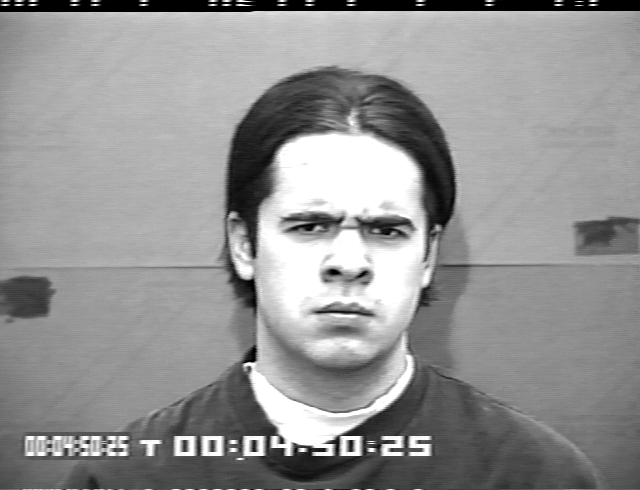
#> input picture 5.png, 640 x 490 px
$ python AI-Assessment.py
#> lines starting #> are read from the running program, lines starting #| are printed output that depends on the picture; after the words box and inside, x2 and y2 are one past the last pixel; in counts of white or black regions, pixels touching at a corner belong together
#Import relevent libraries
import numpy as np
import cv2 as cv

#Classifiers
face_cascade = cv.CascadeClassifier('haarcascade_frontalface_default.xml')
eye_cascade = cv.CascadeClassifier('haarcascade_eye.xml')

#Load Imported image
img = cv.imread('5.png')
#> img is the input picture: shape (490, 640, 3); min 0, max 255, mean 147.6

#Convert loaded image into Greyscale
gray = cv.cvtColor(img, cv.COLOR_BGR2GRAY)


faces = face_cascade.detectMultiScale(gray, 1.3, 5)
#> faces = [[222, 136, 242, 242]]

for (x,y,w,h) in faces:

    cv.rectangle(img,(x,y),(x+w,y+h),(255,0,0),2)

    #Detected face without identifiers
    roi_gray = gray[y:y+h, x:x+w]

    #Detected face with identifiers
    roi_color = img[y:y+h, x:x+w]

    eyes = eye_cascade.detectMultiScale(roi_gray)
    for (ex,ey,ew,eh) in eyes:
        cv.rectangle(roi_color,(ex,ey),(ex+ew,ey+eh),(0,255,0),2)
#> this loop made 1 pass
#> pass 1, `roi_gray = gray[y:y+h, x:x+w]`:
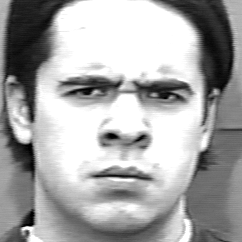
#> roi_gray: shape (242, 242); min 0, max 255, mean 166.3
#> pass 1, `roi_color = img[y:y+h, x:x+w]`:
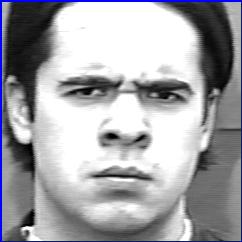
#> roi_color: shape (242, 242, 3); mean B, G, R 169.1, 162.8, 162.8
#> after the loop:
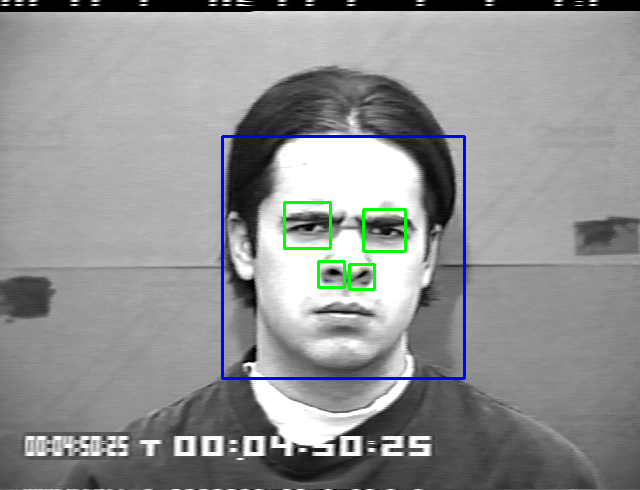
#> img: shape (490, 640, 3); 1.45% of pixels changed, all inside (x1, y1, x2, y2) = (221, 135, 466, 380)
#> after the loop:
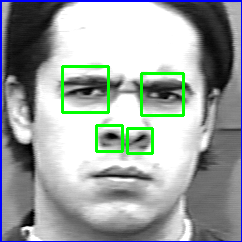
#> roi_color: shape (242, 242, 3); 2.82% of pixels changed, all inside (x1, y1, x2, y2) = (61, 65, 185, 155)


cv.imshow('NO',roi_gray)
cv.imshow('YES',roi_color)
cv.waitKey(0)
cv.destroyAllWindows()

$ run again, with 3.png copied over 5.png
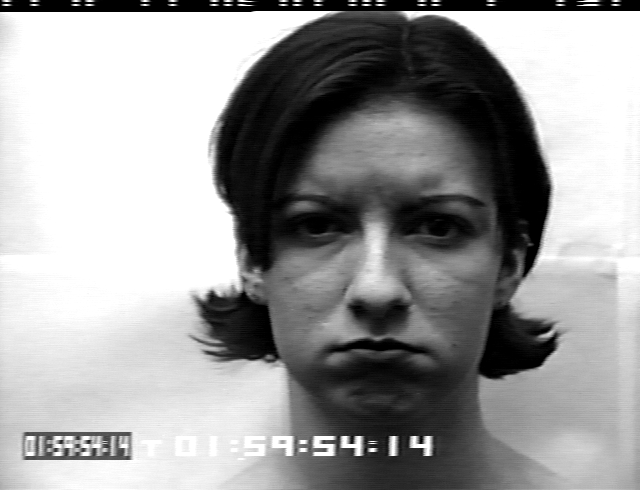
#> input picture 3.png, 640 x 490 px
#> img is the input picture: shape (490, 640, 3); min 0, max 255, mean 156
#> faces = [[216, 98, 329, 329]]
#> the loop `for (x,y,w,h) in faces: ` made 1 pass
#> (x, y, w, h, eyes) on pass 1: (216, 98, 329, 329, [[194, 94, 71, 71]])
#> after the loop `for (x,y,w,h) in faces:`:
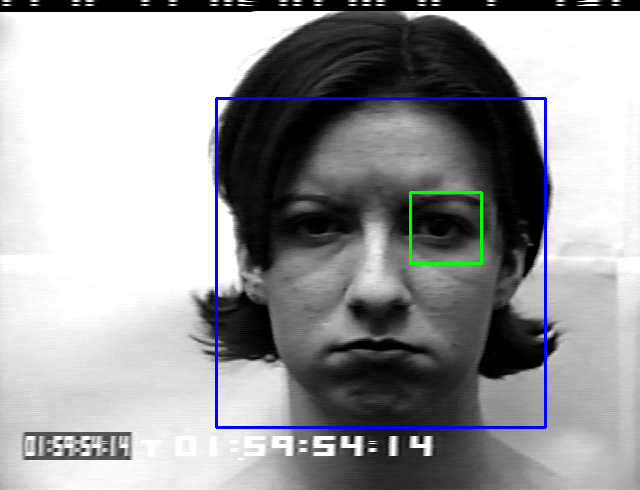
#> img: shape (490, 640, 3); 1.53% of pixels changed, all inside (x1, y1, x2, y2) = (215, 97, 547, 429)
#> after the loop `for (x,y,w,h) in faces:`:
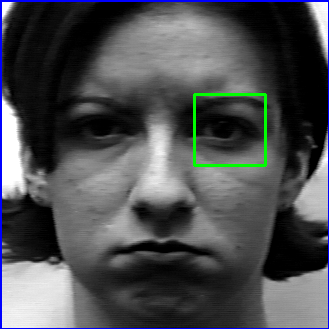
#> roi_color: shape (329, 329, 3); mean B, G, R 81.6, 79, 77

$ run again, with 6.jpg saved as 5.png
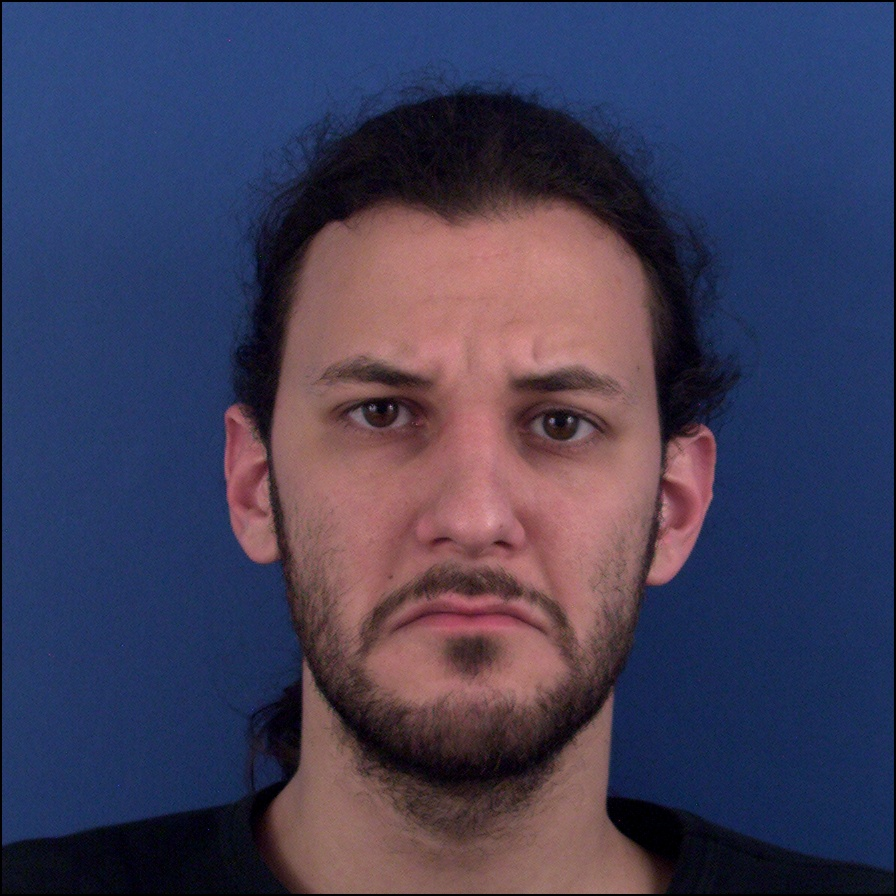
#> input picture 6.jpg, 896 x 896 px
#> img is the input picture: shape (896, 896, 3); mean B, G, R 88.5, 61.5, 64.3
#> `gray = cv.cvtColor(img, cv.COLOR_BGR2GRAY)`:
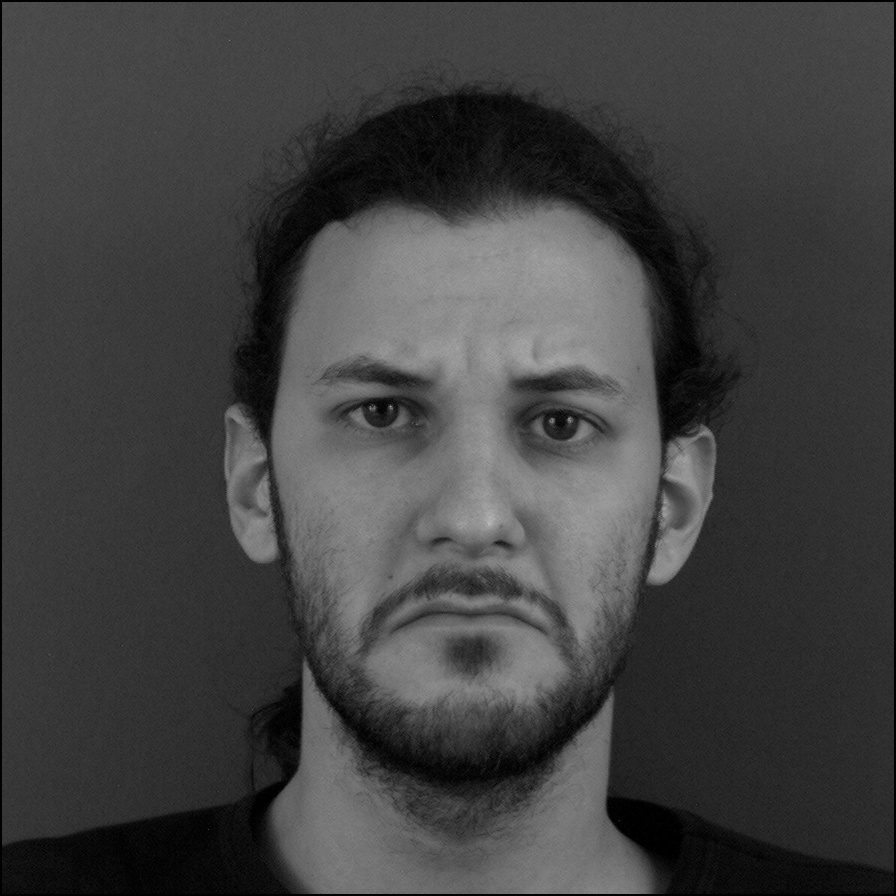
#> gray: shape (896, 896); min 0, max 191, mean 65.4
#> faces = [[213, 223, 514, 514]]
#> the loop `for (x,y,w,h) in faces: ` made 1 pass
#> (x, y, w, h, eyes) on pass 1: (213, 223, 514, 514, [[295, 156, 92, 92], [122, 145, 91, 91], [215, 386, 82, 82]])
#> after the loop `for (x,y,w,h) in faces:`:
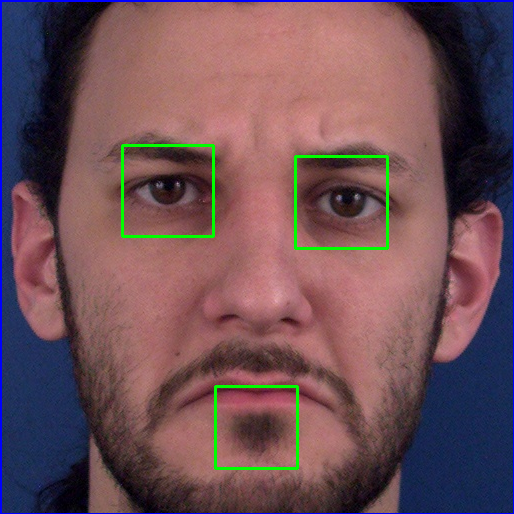
#> roi_color: shape (514, 514, 3); mean B, G, R 86.9, 80.2, 109.9

$ run again, with 7.jpg saved as 5.png
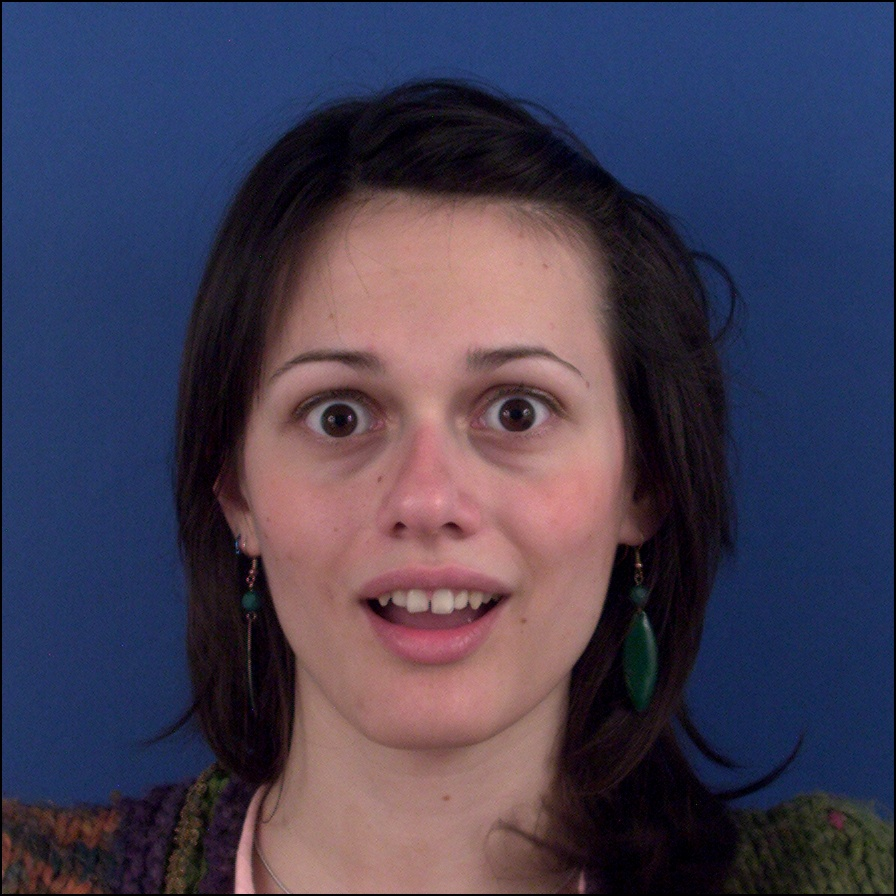
#> input picture 7.jpg, 896 x 896 px
#> img is the input picture: shape (896, 896, 3); mean B, G, R 83.6, 61.9, 67.6
#> `gray = cv.cvtColor(img, cv.COLOR_BGR2GRAY)`:
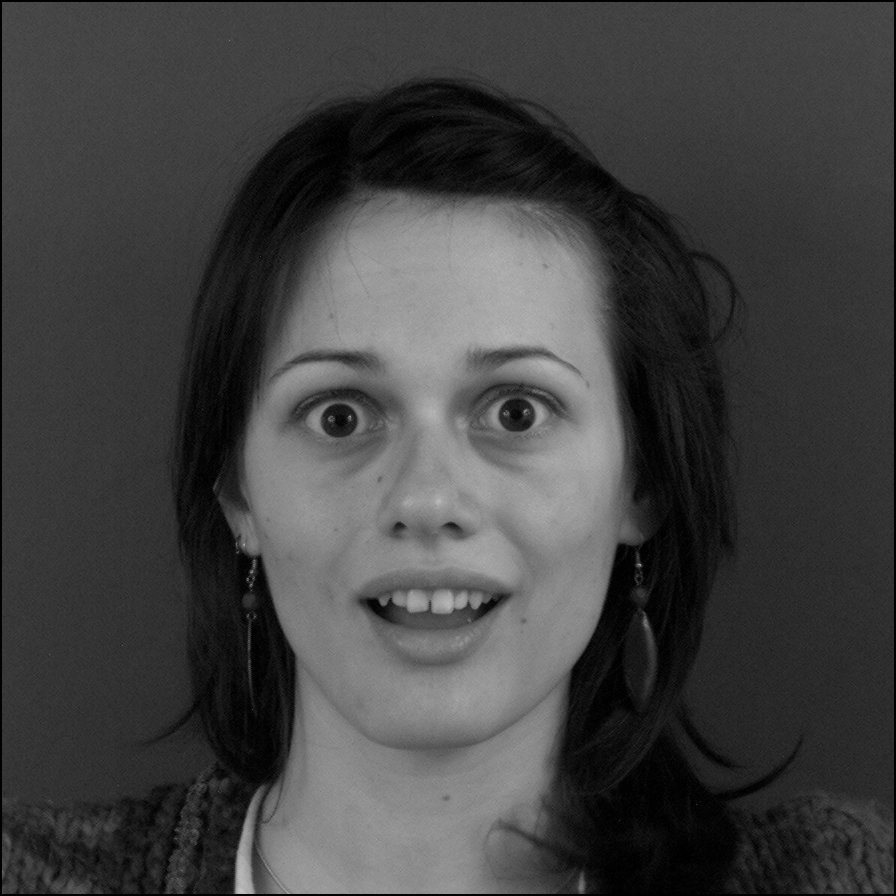
#> gray: shape (896, 896); min 0, max 195, mean 66.1
#> faces = [[172, 220, 507, 507]]
#> the loop `for (x,y,w,h) in faces: ` made 1 pass
#> after the loop `for (x,y,w,h) in faces:`:
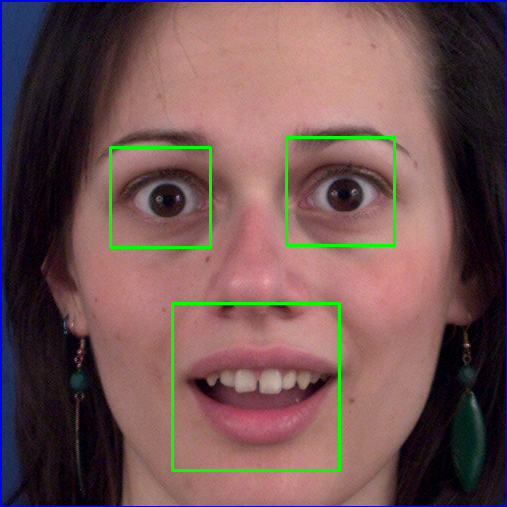
#> roi_color: shape (507, 507, 3); mean B, G, R 83.1, 83.8, 112.8
